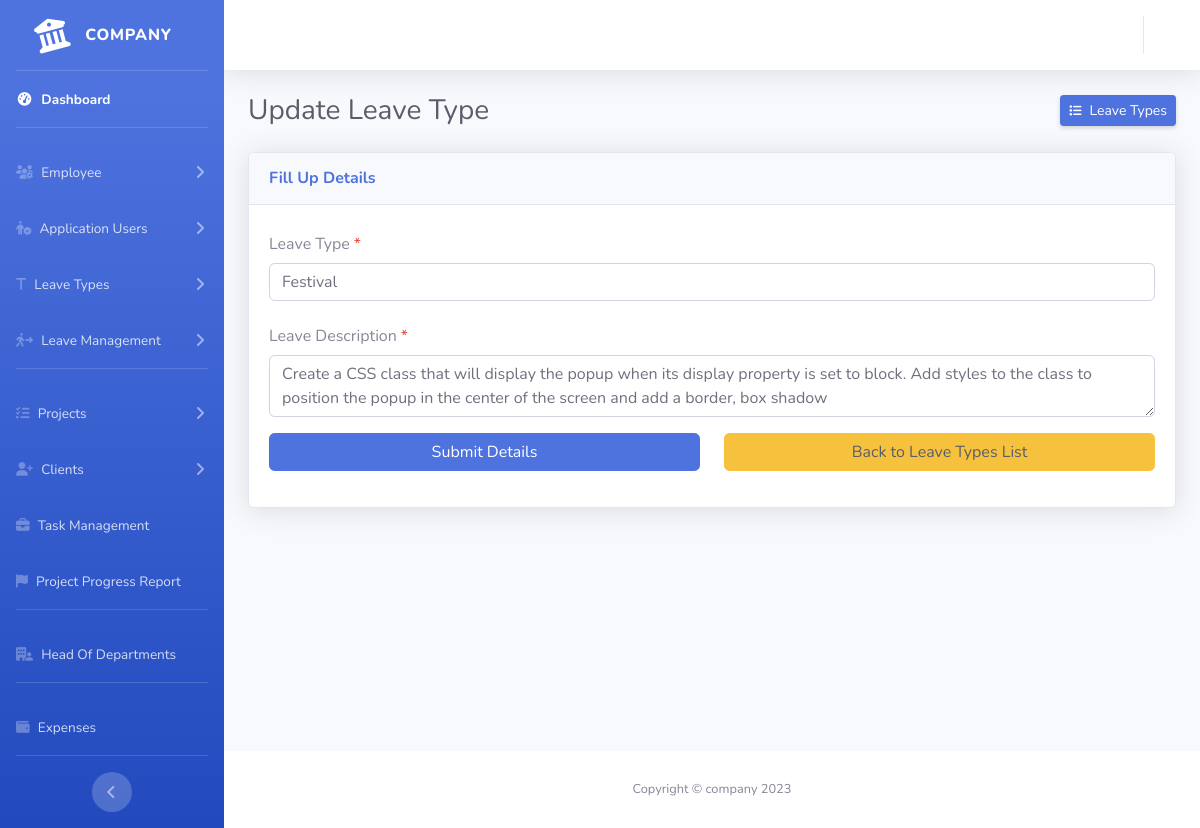
Screenshot of /admin/index.php?page=leaveType-edit&typeId=67efd3bafb2a42e89e7ba7e03b032cb6 (signed in) with the database file from the repository.
### tables this page shows
CREATE TABLE `leavestype` (
  `leave_type_id` text NOT NULL,
  `leave_type` varchar(255) NOT NULL,
  `leave_description` text NOT NULL,
  `createdAt` timestamp NOT NULL DEFAULT current_timestamp()
);

### admin/leaveType-edit.php (the view, shortened to what this page needs)
<?php
$typeId = $_GET['typeId'];
$qry = $con->query("SELECT * FROM  leavestype WHERE leave_type_id ='$typeId';");
while ($row = $qry->fetch_assoc()) { ?>
    <div class="container-fluid">
        <div class="d-sm-flex align-items-center justify-content-between mb-4">
            <h1 class="h3 mb-0 text-gray-800">Update Leave Type</h1>
            <a href="./index.php?page=leave-types" class="d-none d-sm-inline-block btn btn-sm btn-primary shadow-sm"><i class="fas fa-list fa-sm text-white mr-2"></i>Leave Types</a>
        </div>
        <div class="row add-employee-form">
            <div class="col-xl-12 col-lg-7">
                <div class="card shadow mb-4">
                    <div class="card-header py-3 d-flex flex-row align-items-center justify-content-between">
                        <h6 class="m-0 font-weight-bold text-primary">Fill Up Details</h6>
                    </div>
                    <div class="card-body">
                        <form id="edit_leave_type">
                            <div class="form-group">
                                <label for="leave_type" class="col-form-label mr-1">Leave Type</label><span class="text-danger">*</span>
                                <input type="text" class="form-control" id="leave_type" name="leave_type" value="<?php echo $row['leave_type'] ?>" autocomplete="off" autofocus>
                            </div>
                            <div class="form-group">
                                <label for="leave_description" class="col-form-label mr-1">Leave Description</label><span class="text-danger">*</span>
                                <textarea type="text" class="form-control" id="leave_description" name="leave_description" autocomplete="off"><?php echo $row['leave_description'] ?></textarea>
                            </div>
                            <div class="form-group row">
                                <div class="col-sm-6 mb-3 mb-sm-0">
                                    <button class="btn btn-primary btn-user btn-block">Submit Details</button>
                                </div>
                                <div class="col-sm-6">
                                    <a href="./index.php?page=leave-types" class="btn btn-warning btn-user btn-block text-dark">Back to Leave Types List</a>
                                </div>
                            </div>
                        </form>
                    </div>
                </div>
            </div>
        </div>
    </div>
<?php
}
?>

### rows the page displays
leavestype: leave_type "Festival", leave_description "Create a CSS class that will display the popup when its display property is set to block. Add styles to the class to position the popup in the center of the screen and add a border, box shadow"
